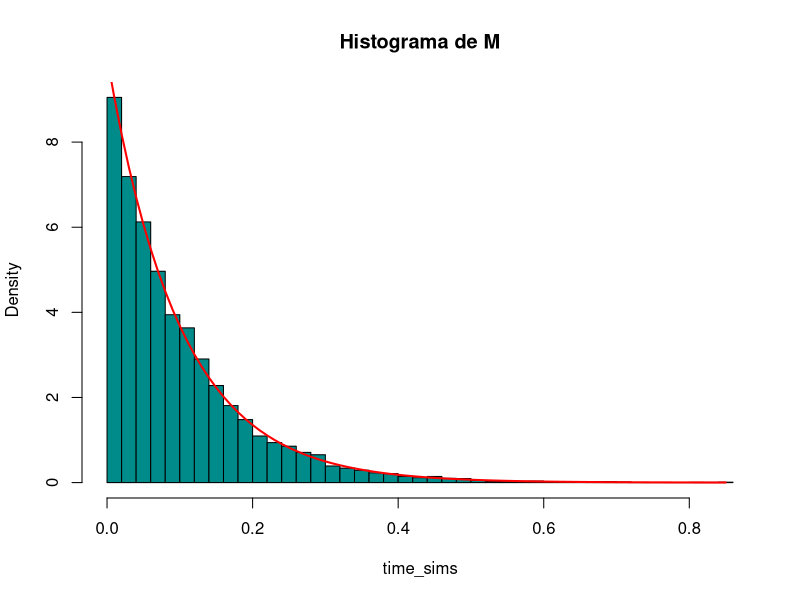
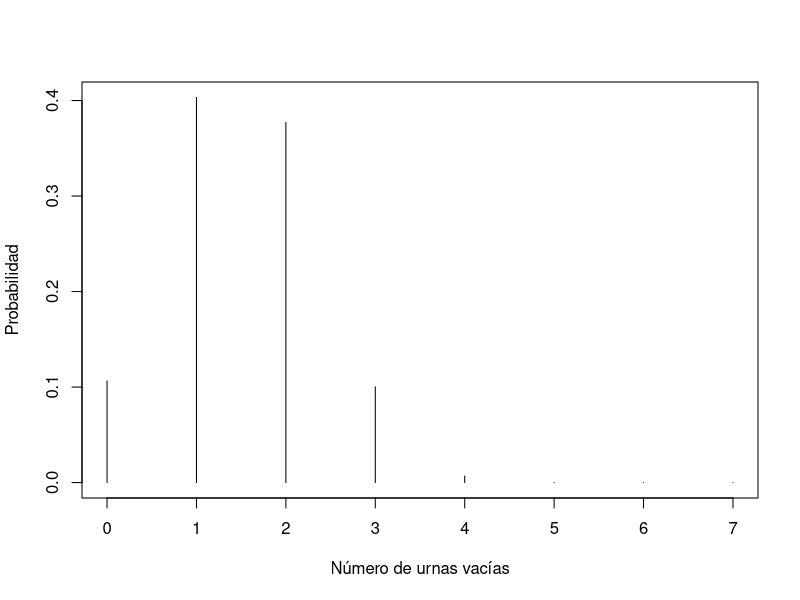
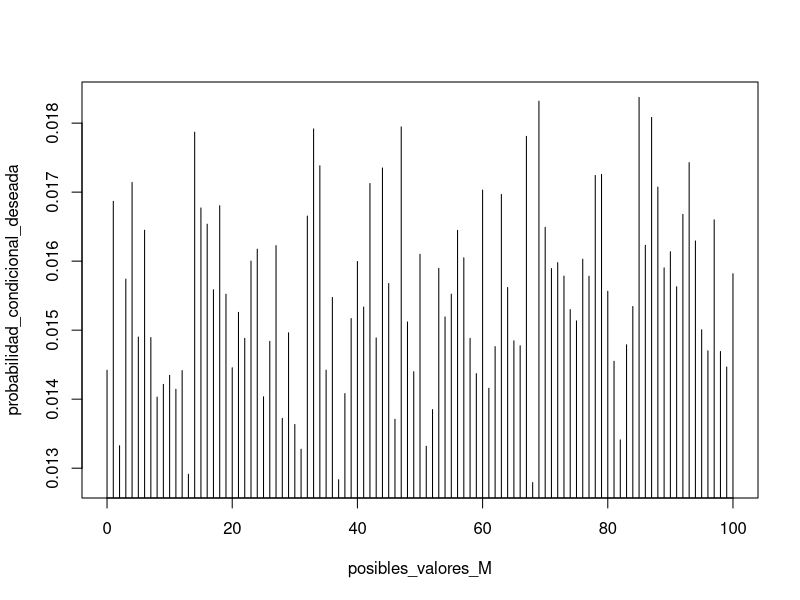

The R script that drew these images, in order:
## ---- chunk 1
knitr::opts_chunk$set(echo = TRUE)
## ---- chunk 2
lambda_a = 2
lambda_b = 3
lambda_c = 5

n = 10000

sample_a = rexp(n, rate = lambda_a)
sample_b = rexp(n, rate = lambda_b)
sample_c = rexp(n, rate = lambda_c)

time_sims = pmin(sample_a, sample_b, sample_c)

simulated_lambda = 1/mean(time_sims)
simulated_lambda

## ---- chunk 3
  hist(time_sims, 100, freq = NULL, breaks = 50, probability = TRUE, col = "darkcyan", main = "Histograma de M")

lambda_M = 10

x = seq(0, max(time_sims), by = 0.01)
y = dexp(x, rate = lambda_M)

lines(x, y, col = "red", lwd = 2)
## ---- chunk 4
# Hacer una simulación dónde se pueda escoger de tres opciones diferentes: 1. Escapar 
# por el conducto de aire, 2. Una tubería de alcantarillado, 3. Salir por la puerta(cerradura no funciona). 

n = 10000
results = numeric(n)
for (i in 1:n) {
  tiempo = 0
  while (TRUE) {
    opcion = sample(c("A", "T", "P"), 1, prob = c(1/3, 1/3, 1/3))
    if(opcion == "A"){
     tiempo = tiempo + 2
    }else if(opcion == "T"){
      tiempo = tiempo + 5
    }
     else if(opcion == "P"){
      results[i] = tiempo
      break
    }
  }
                 
}

mean(results)
## ---- chunk 5
simulate_u = function(r, n){
  urnas = rep(0, n)
  for (i in 1:r) {
    urna_seleccionada = sample(1:n, 1 , replace = TRUE)
    urnas[urna_seleccionada] = urnas[urna_seleccionada] + 1
  }
  urnas_vacias = sum(urnas == 0)
 
  return(urnas_vacias)
}

result = simulate_u(10, 7)
c("Número de urnas vacías:", result)

## ---- chunk 6
conseguir_probabilidad = function(r, n, u) {
  total = 0
  for (i in 1:n) {
    if (simulate_u(r, n) == u) {
      total = total + 1
    }
  }
  return(total)
}


#r = 10
n = 7
#u = 2

conseguir_probabilidad(r = 10 , n = 7 , u = 2) / n


## ---- chunk 7
distribution_u = function (r , n , nb_sims){
 pr = numeric(n + 1)
    for(u in 0:n){
   
    pr[u + 1] = ((sum(replicate(nb_sims , {conseguir_probabilidad(r , n , u) / n})))/nb_sims)
    cat("u =", u, ": Probability =", pr[u + 1], "\n")
    }
  return (pr)
}


distribution_u(10 , 7 , 1000)

## ---- chunk 8
plot(0:7, distribution_u(10, 7, 1000), type = "h", xlab = "Número de urnas vacías", ylab = "Probabilidad")


## ---- chunk 9
# En las distribuciones exponenciales el valor de lambda es la tasa media de occurencia de un evento E. Por lo tanto al ser la media la inversa del parámetro lambda, hayamos:

1 / 20
# Como parámetro de la distribución exponencial.

## ---- chunk 10
# Ejemplo T = t, con t = 60 porque es una hora
t = 60
# n = número de valores aleatorios
n = 10
lambda_poisson = 0.4 * t
probabilidad_poisson = dpois(n, lambda_poisson)
print(probabilidad_poisson)
## ---- chunk 11
sim_traffic = function(n_sims){
  # Parámetros del problema
  lambda <- 1/20  # Parámetro de la exponencial (inverso de la media)
  t_ratio <- 0.4  # Proporción de mensajes maliciosos
  b_ratio <- 0.125  # Proporción de mensajes maliciosos que llegan a la bandeja de entrada
  
  # Simular el tráfico total de correos electrónicos (T)
  T <- rexp(n_sims, rate = lambda)
  
  # Simular el número de mensajes maliciosos (M)
  M <- rpois(n_sims, lambda = t_ratio * T)
  
  # Simular el número de mensajes maliciosos que llegan a la bandeja de entrada (B)
  B <- rbinom(n_sims, size = M, prob = b_ratio)
  
  # Combinar las tres variables aleatorias en una matriz
  result <- cbind(T, M, B)
  
  return(result)
}



## ---- chunk 12
eliminar_columna = function(matriz, columna){
  matriz_marginalizada = matriz[, -columna]
  return(matriz_marginalizada)
}

sim_messages = function(n_sims){
  columna = 1
  matriz = sim_traffic(n_sims)
  return(eliminar_columna(matriz, columna))
}

## ---- chunk 13
p_m_given_b = function(m, b, n_sims = 10000){
  simulaciones_c = sim_messages(n_sims)
  
  # Hay que encontrar los valores para los que B = b:
  filtro_simulaciones_c = simulaciones_c[simulaciones_c[, 1] == b, ]
  
  # Si no hay simulaciones donde B = b, devolver NA
  if (nrow(filtro_simulaciones_c) == 0) {
    return(NA)
  }
  
  # Sumar valores para los qué M = m:
  suma_m = sum(filtro_simulaciones_c[, 2] == 2)
  
  # Calcular la probabilidad condicional
  prob_m_dado_b = suma_m / nrow(filtro_simulaciones_c)
  
  return(prob_m_dado_b)
}



## ---- chunk 14
p_m_given_b = Vectorize(p_m_given_b)

n_sims = 100000
posibles_valores_M = 0:100
probabilidad_condicional_deseada = p_m_given_b(m = posibles_valores_M, b = 2, n_sims = n_sims)

plot(posibles_valores_M, probabilidad_condicional_deseada, type = "h")

moda = posibles_valores_M[which.max(probabilidad_condicional_deseada)]
print(paste("Moda de M:", moda))
## ---- chunk 15

## ---- chunk 16

## ---- chunk 17

